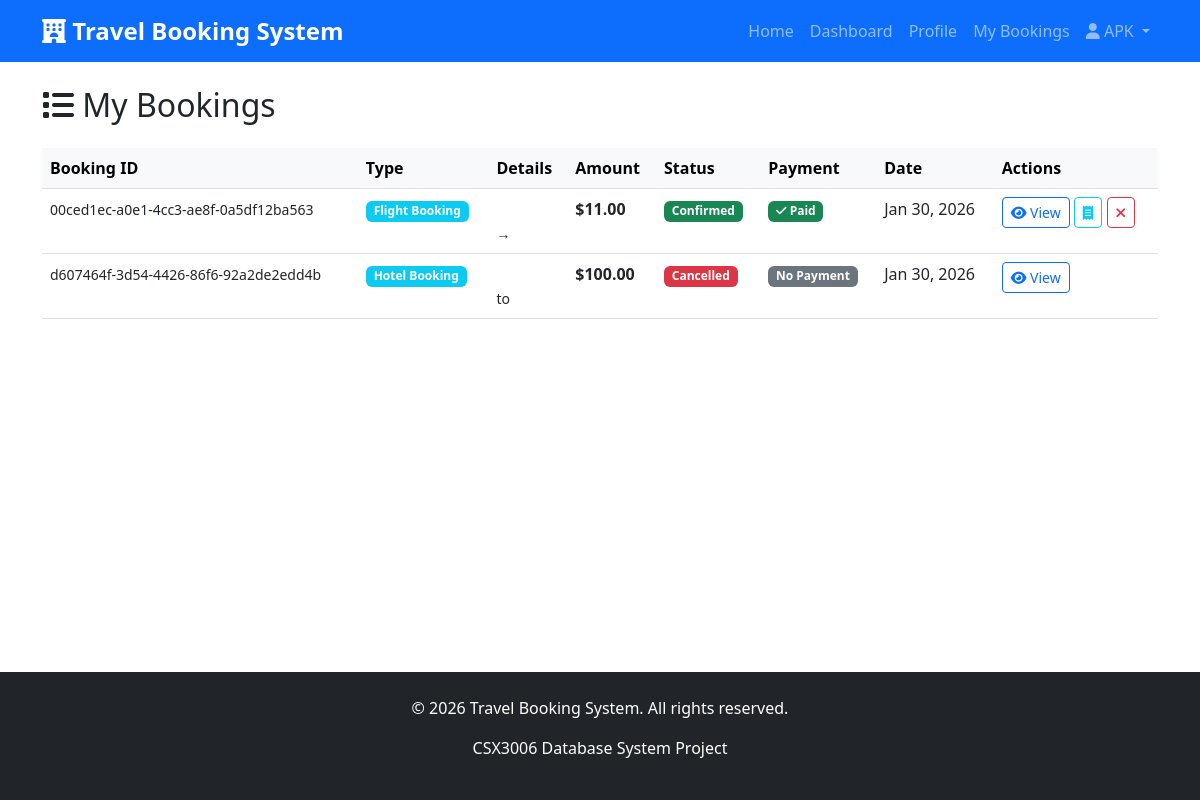
The app's page /bookings/my-bookings/ (signed in), older data.
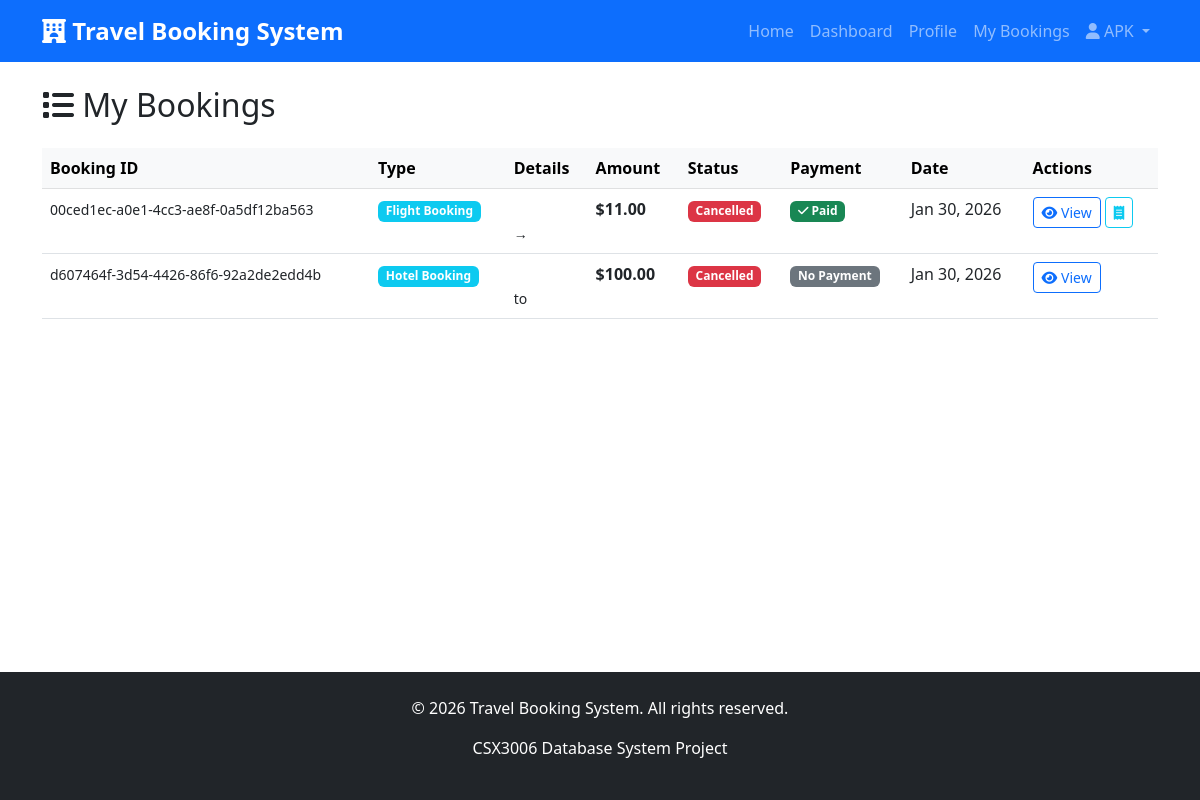
The same page, newer data.
### accounts/models.py (models this page shows, shortened)
class User(AbstractUser):
    ROLE_CHOICES = [
        ('customer', 'Customer'),
        ('partner', 'Partner Admin'),
        ('admin', 'System Admin'),
    ]
    role = models.CharField(
        max_length=20,
        choices=ROLE_CHOICES,
        default='customer',
        help_text='User role in the system'
    )
    email = models.EmailField(
        unique=True,
        help_text='Email address (must be unique)'
    )
    phone = models.CharField(
        max_length=15,
        blank=True,
        null=True,
        help_text='Contact phone number'
    )
    created_at = models.DateTimeField(auto_now_add=True)
    updated_at = models.DateTimeField(auto_now=True)
    class Meta:
        verbose_name = 'User'
        verbose_name_plural = 'Users'
        ordering = ['-created_at']

### bookings/models.py (models this page shows, shortened)
class Booking(models.Model):
    BOOKING_TYPE_CHOICES = [
        ('hotel', 'Hotel Booking'),
        ('flight', 'Flight Booking'),
    ]
    STATUS_CHOICES = [
        ('pending', 'Pending'),
        ('confirmed', 'Confirmed'),
        ('cancelled', 'Cancelled'),
        ('completed', 'Completed'),
    ]
    booking_id = models.UUIDField(
        default=uuid.uuid4,
        editable=False,
        unique=True,
        help_text='Unique booking ID'
    )
    user = models.ForeignKey(
        User,
        on_delete=models.CASCADE,
        related_name='bookings'
    )
    booking_type = models.CharField(
        max_length=20,
        choices=BOOKING_TYPE_CHOICES,
        help_text='Type of booking'
    )
    status = models.CharField(
        max_length=20,
        choices=STATUS_CHOICES,
        default='pending',
        help_text='Booking status'
    )
    total_amount = models.DecimalField(
        max_digits=10,
        decimal_places=2,
        validators=[MinValueValidator(0)],
        help_text='Total booking amount'
    )
    notes = models.TextField(
        blank=True,
        null=True,
        help_text='Additional notes or special requests'
    )
    created_at = models.DateTimeField(auto_now_add=True)
    updated_at = models.DateTimeField(auto_now=True)
    class Meta:
        verbose_name = 'Booking'
        verbose_name_plural = 'Bookings'
        ordering = ['-created_at']

### bookings/views.py (the view)
# urls.py: path('my-bookings/', views.my_bookings, name='my_bookings'),
@login_required
def my_bookings(request):
    bookings = Booking.objects.filter(user=request.user).select_related(
        'hotel_details__hotel',
        'hotel_details__room_type',
        'flight_details__flight'
    ).prefetch_related('payment')  # NEW: Add payment prefetch
    context = {
        'bookings': bookings,
    }
    return render(request, 'bookings/my_bookings.html', context)

### templates/bookings/my_bookings.html (shortened to what this page needs)
{% extends 'base.html' %}
{% block content %}
<div class="container">
    <h2 class="mb-4"><i class="fas fa-list"></i> My Bookings</h2>
    {% if bookings %}
        <div class="table-responsive">
            <table class="table table-hover">
                <thead class="table-light">
                    <tr>
                        <th>Booking ID</th>
                        <th>Type</th>
                        <th>Details</th>
                        <th>Amount</th>
                        <th>Status</th>
                        <th>Payment</th>
                        <th>Date</th>
                        <th>Actions</th>
                    </tr>
                </thead>
                <tbody>
                    {% for booking in bookings %}
                        <tr>
                            <td><small>{{ booking.booking_id }}</small></td>
                            <td>
                                <span class="badge bg-info">
                                    {{ booking.get_booking_type_display }}
                                </span>
                            </td>
                            <td>
                                {% if booking.booking_type == 'hotel' %}
                                    <strong>{{ booking.hotel_detail.room_type.hotel.name }}</strong><br>
                                    <small>{{ booking.hotel_detail.check_in_date }} to {{ booking.hotel_detail.check_out_date }}</small>
                                {% elif booking.booking_type == 'flight' %}
                                    <strong>{{ booking.flight_detail.flight.flight_number }}</strong><br>
                                    <small>{{ booking.flight_detail.flight.origin }} → {{ booking.flight_detail.flight.destination }}</small>
                                {% endif %}
                            </td>
                            <td><strong>${{ booking.total_amount }}</strong></td>
                            <td>
                                {% if booking.status == 'pending' %}
                                    <span class="badge bg-warning">Pending</span>
                                {% elif booking.status == 'confirmed' %}
                                    <span class="badge bg-success">Confirmed</span>
                                {% elif booking.status == 'cancelled' %}
                                    <span class="badge bg-danger">Cancelled</span>
                                {% elif booking.status == 'completed' %}
                                    <span class="badge bg-info">Completed</span>
                                {% endif %}
                            </td>
                            <td>
                                {% if booking.payment %}
                                    {% if booking.payment.status == 'completed' %}
                                        <span class="badge bg-success">
                                            <i class="fas fa-check"></i> Paid
                                        </span>
                                    {% elif booking.payment.status == 'pending' %}
                                        <span class="badge bg-warning">
                                            <i class="fas fa-clock"></i> Pending
                                        </span>
                                    {% elif booking.payment.status == 'failed' %}
                                        <span class="badge bg-danger">
                                            <i class="fas fa-times"></i> Failed
                                        </span>
                                    {% elif booking.payment.status == 'refunded' %}
                                        <span class="badge bg-info">
                                            <i class="fas fa-undo"></i> Refunded
                                        </span>
                                    {% endif %}
                                {% else %}
                                    <span class="badge bg-secondary">No Payment</span>
                                {% endif %}
                            </td>
                            <td>{{ booking.created_at|date:"M d, Y" }}</td>
                            <td>
                                <a href="{% url 'bookings:booking_detail' booking.booking_id %}"
                                   class="btn btn-sm btn-outline-primary">
                                    <i class="fas fa-eye"></i> View
                                </a>
                                {% if booking.payment and booking.payment.status == 'completed' %}
                                    <a href="{% url 'payments:payment_receipt' booking.payment.payment_id %}"
                                       class="btn btn-sm btn-outline-info" target="_blank">
                                        <i class="fas fa-receipt"></i>
                                    </a>
                                {% endif %}
                                {% if booking.status == 'pending' or booking.status == 'confirmed' %}
                                    <a href="{% url 'bookings:cancel_booking' booking.booking_id %}"
                                       class="btn btn-sm btn-outline-danger"
                                       onclick="return confirm('Cancel this booking?')">
                                        <i class="fas fa-times"></i>
                                    </a>
                                {% endif %}
                            </td>
                        </tr>
                    {% endfor %}
                </tbody>
            </table>
        </div>
    {% else %}
        <div class="alert alert-info">
            <i class="fas fa-info-circle"></i> You haven't made any bookings yet.
            <a href="{% url 'bookings:hotel_search' %}" class="alert-link">Browse hotels</a> or
            <a href="{% url 'bookings:flight_search' %}" class="alert-link">search flights</a>.
        </div>
    {% endif %}
</div>
{% endblock %}

### templates/base.html (shortened to what this page needs)
<!DOCTYPE html>
<html lang="en">
<head>
    <link href="https://cdn.jsdelivr.net/npm/bootstrap@5.3.0/dist/css/bootstrap.min.css" rel="stylesheet">
    <link rel="stylesheet" href="https://cdnjs.cloudflare.com/ajax/libs/font-awesome/6.4.0/css/all.min.css">
    {% load static %}
    <link rel="stylesheet" href="{% static 'css/style.css' %}">
</head>
<body>
    <nav class="navbar navbar-expand-lg navbar-dark bg-primary">
        <div class="container">
            <a class="navbar-brand" href="{% url 'home' %}">
                <i class="fas fa-hotel"></i> Travel Booking System
            </a>
            <div class="collapse navbar-collapse" id="navbarNav">
                <ul class="navbar-nav ms-auto">
                    <li class="nav-item">
                        <a class="nav-link" href="{% url 'home' %}">Home</a>
                    </li>
                    {% if user.is_authenticated %}
                        <li class="nav-item">
                            <a class="nav-link" href="{% url 'accounts:dashboard' %}">Dashboard</a>
                        </li>
                        <li class="nav-item">
                            <a class="nav-link" href="{% url 'accounts:profile' %}">Profile</a>
                        </li>
                        <li class="nav-item">
                            <a class="nav-link" href="{% url 'bookings:my_bookings' %}">My Bookings</a>
                        </li>
                        <li class="nav-item dropdown">
                            <a class="nav-link dropdown-toggle" href="#" id="userDropdown"
                               role="button" data-bs-toggle="dropdown">
                                <i class="fas fa-user"></i> {{ user.get_full_name|default:user.username }}
                            </a>
                        </li>
                    {% endif %}
                </ul>
            </div>
        </div>
    </nav>
    <main class="py-4">
        {% block content %}{% endblock %}
    </main>
    <footer class="bg-dark text-white mt-5 py-4">
        <div class="container text-center">
            <p>&copy; 2026 Travel Booking System. All rights reserved.</p>
            <p>CSX3006 Database System Project</p>
        </div>
    </footer>
</body>
</html>

### static/css/style.css (style rules this page uses)
:root { --primary-color: #0d6efd; --secondary-color: #6c757d; --success-color: #198754; --danger-color: #dc3545; --warning-color: #ffc107; --info-color: #0dcaf0; }
body { font-family: 'Segoe UI', Tahoma, Geneva, Verdana, sans-serif; min-height: 100vh; display: flex; flex-direction: column; }
main { flex: 1; }
.btn { transition: all 0.3s; }
footer { margin-top: auto; }
.navbar-brand { font-weight: bold; font-size: 1.5rem; }

Row changes from the older to the newer data that the page shows:
changed Booking "00ced1ec-a0e1-4cc3-ae8f-0a5df12ba563": status "Confirmed" → "Cancelled"
